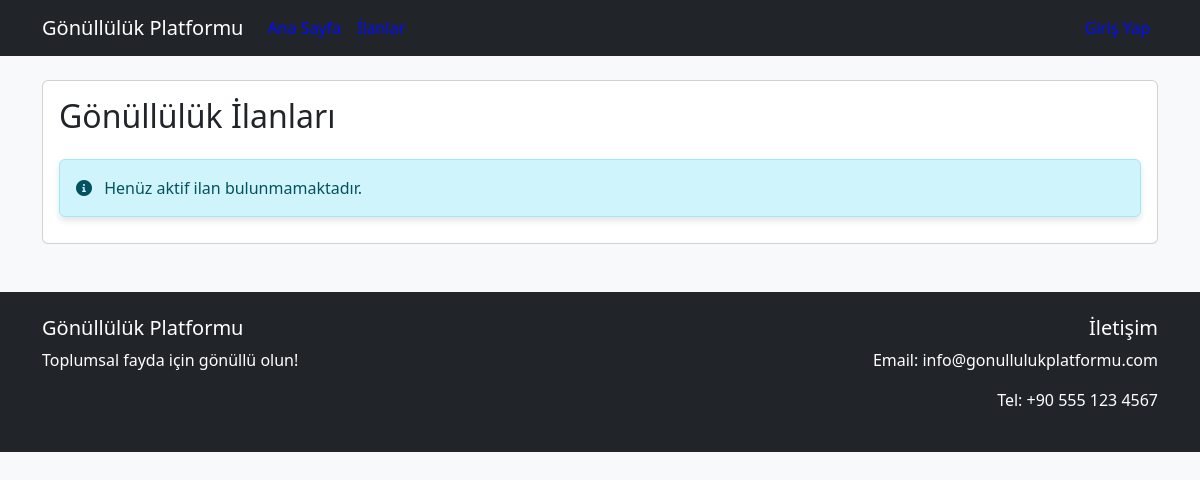
Before: /kurumlar/ with the older database file.
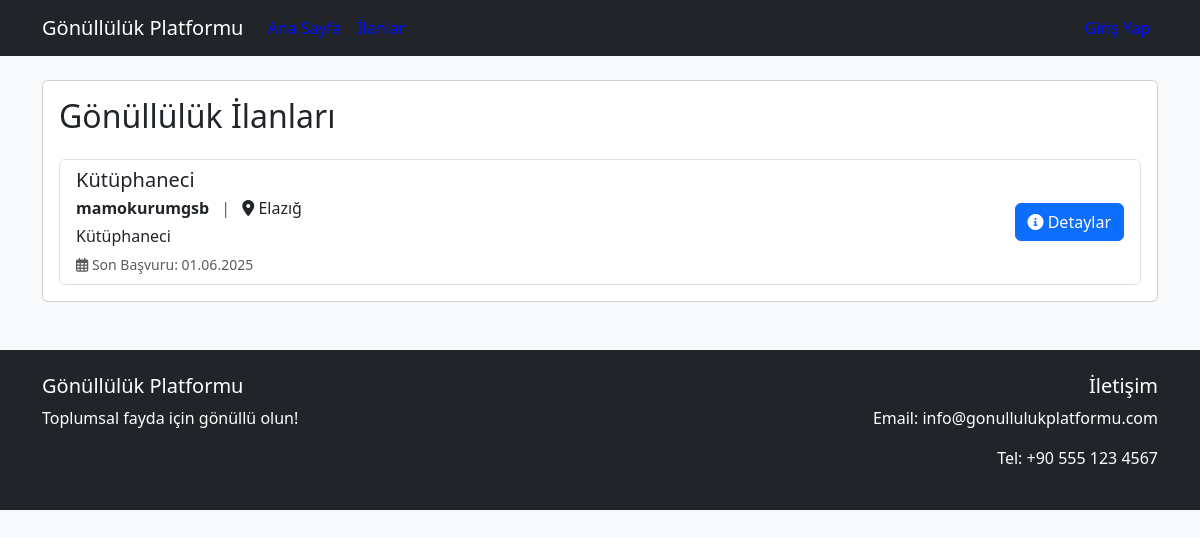
After: the same page with the newer database file.
### kurumlar/models.py (models this page shows, shortened)
class Ilan(models.Model):
    DURUM_SECENEKLERI = [
        ('aktif', 'Aktif'),
        ('pasif', 'Pasif'),
        ('kapali', 'Kapalı'),
    ]
    kurum = models.ForeignKey(Kurum, on_delete=models.CASCADE, related_name='ilanlar')
    baslik = models.CharField(max_length=200)
    aciklama = models.TextField()
    konum = models.CharField(max_length=200)
    son_basvuru = models.DateField()
    durum = models.CharField(max_length=10, choices=DURUM_SECENEKLERI, default='aktif')
    olusturma_tarihi = models.DateTimeField(auto_now_add=True)
    guncelleme_tarihi = models.DateTimeField(auto_now=True)

class Kurum(models.Model):
    ad = models.CharField(max_length=200)
    adres = models.TextField()
    telefon = models.CharField(max_length=20)
    email = models.EmailField()
    website = models.URLField(blank=True, null=True)
    aciklama = models.TextField(blank=True, null=True)

### kurumlar/views.py (the view)
# urls.py: path('', views.ilan_listesi, name='ilanlar'),  # İlan listesi ana sayfa
def ilan_listesi(request):
    aktif_ilanlar = Ilan.objects.filter(
        son_basvuru__gte=timezone.now()
    ).order_by('-olusturma_tarihi')
    return render(request, 'kurumlar/ilan_listesi.html', {'ilanlar': aktif_ilanlar})

### kurumlar/templates/kurumlar/ilan_listesi.html (shortened to what this page needs)
{% extends 'base.html' %}
{% block content %}
<div class="container mt-4">
    <div class="row">
        <div class="col-12">
            <div class="card">
                <div class="card-body">
                    <h2 class="card-title mb-4">Gönüllülük İlanları</h2>
                    {% if ilanlar %}
                    <div class="list-group">
                        {% for ilan in ilanlar %}
                        <div class="list-group-item list-group-item-action">
                            <div class="d-flex w-100 justify-content-between align-items-center">
                                <div>
                                    <h5 class="mb-1">{{ ilan.baslik }}</h5>
                                    <p class="mb-1">
                                        <strong>{{ ilan.kurum.ad }}</strong>
                                        <span class="text-muted mx-2">|</span>
                                        <i class="fas fa-map-marker-alt"></i> {{ ilan.konum }}
                                    </p>
                                    <p class="mb-1">{{ ilan.aciklama|truncatewords:30 }}</p>
                                    <small class="text-muted">
                                        <i class="far fa-calendar-alt"></i> Son Başvuru: {{ ilan.son_basvuru|date:"d.m.Y" }}
                                    </small>
                                </div>
                                <div class="ms-3">
                                    <a href="{% url 'kurumlar:ilan_detay' ilan.id %}" class="btn btn-primary">
                                        <i class="fas fa-info-circle"></i> Detaylar
                                    </a>
                                </div>
                            </div>
                        </div>
                        {% endfor %}
                    </div>
                    {% else %}
                    <div class="alert alert-info">
                        <i class="fas fa-info-circle me-2"></i> Henüz aktif ilan bulunmamaktadır.
                    </div>
                    {% endif %}
                </div>
            </div>
        </div>
    </div>
</div>
{% endblock %}

Changed rows visible on the page:
added Ilan: baslik "Kütüphaneci", kurum.ad "mamokurumgsb", konum "Elazığ", aciklama "Kütüphaneci", son_basvuru "01.06.2025"
Other visible differences:
text no longer shown: "Henüz aktif ilan bulunmamaktadır."
